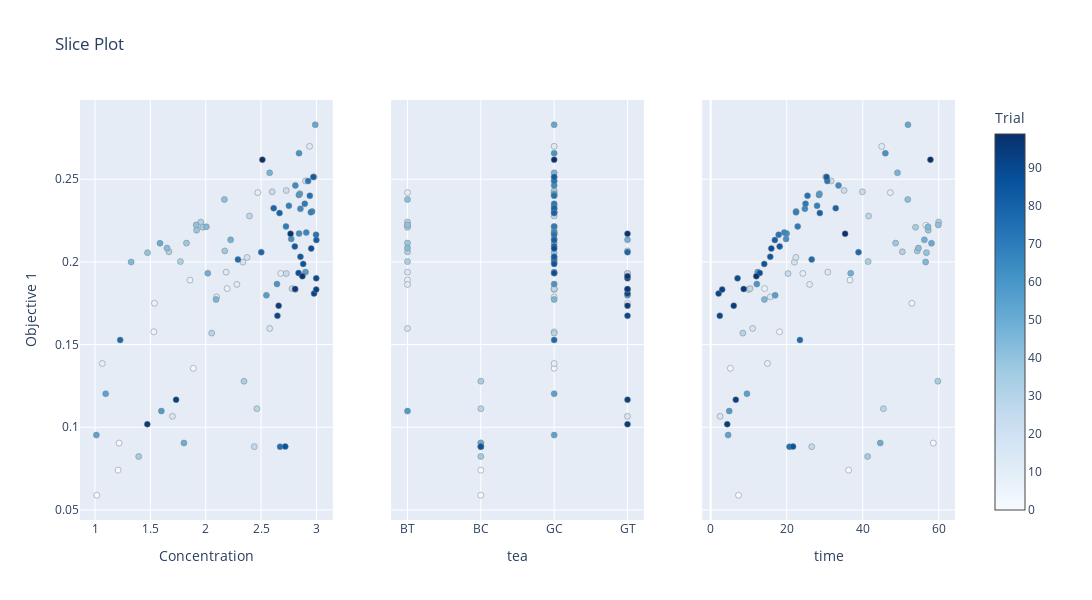

Source (notebook cell):
### Markdown cell above
### スライスプロット
Optunaの最適化結果をスライスプロットで可視化するものです。第一の目的（Feの最大化）の結果に基づいて、最適化パラメータに対するスライス（1つのパラメータの変化に対する目的関数の変化）を描画します。

### Code cell
# 結果のプロット (スライスプロット)
fig = optuna.visualization.plot_slice(
    study_ann,
    target=lambda t: t.values[0],      # 第一の目的を選択
    target_name="Objective 1"         # ラベル名を設定
)

# レイアウト調整
fig.update_layout(width=1200, height=600, showlegend=False)  # 凡例を非表示に設定
fig.show()
